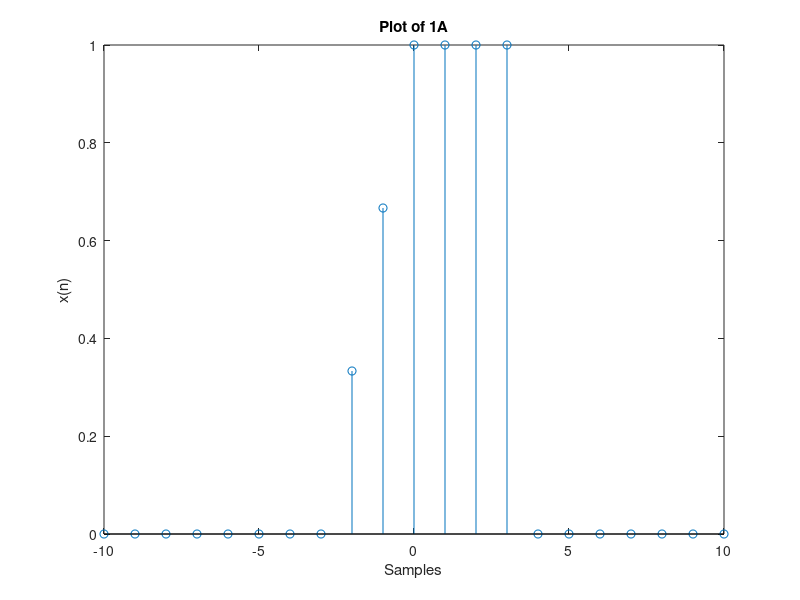
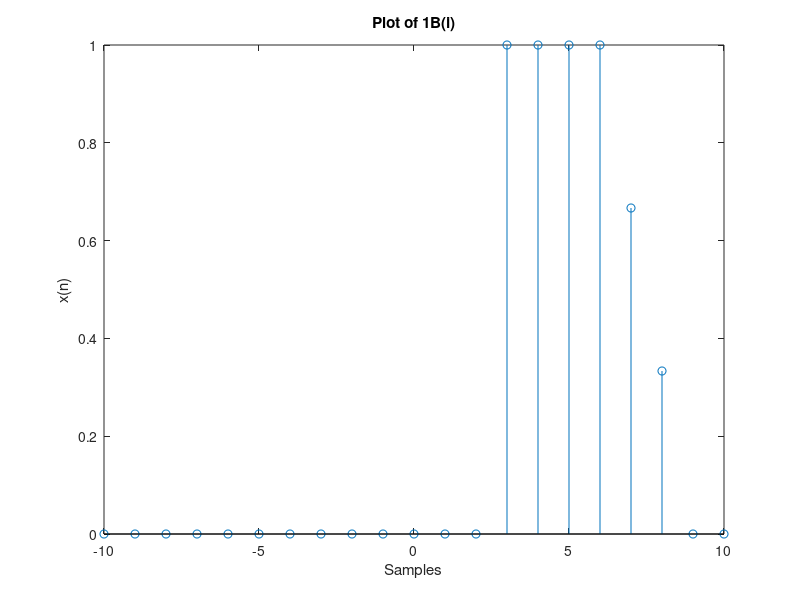
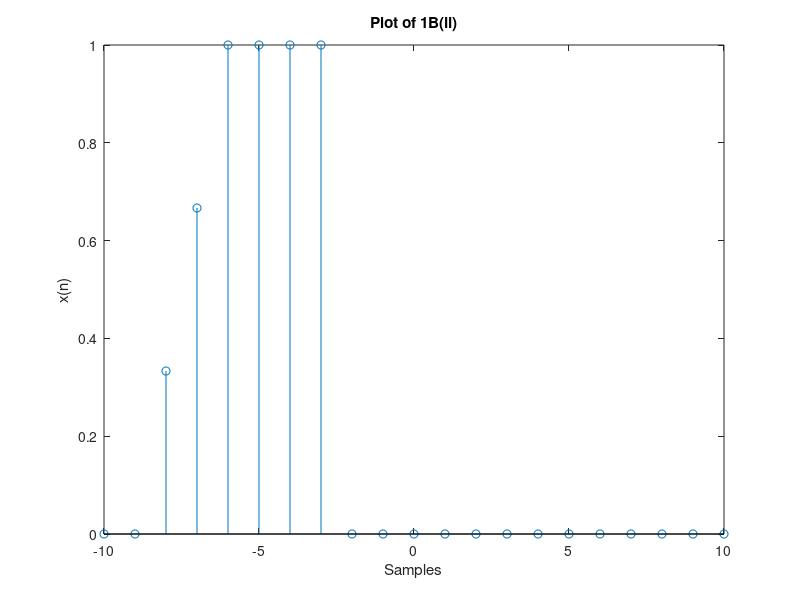
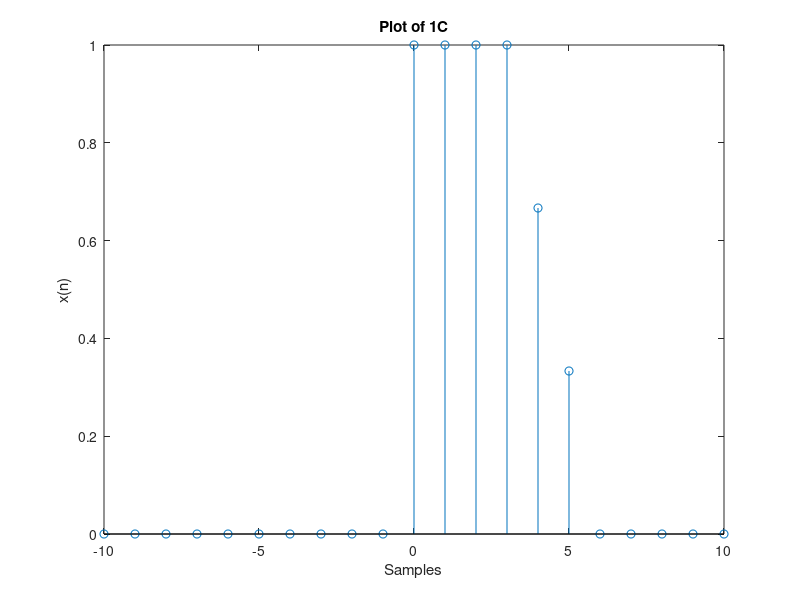

The MATLAB source for these figures, in order: (Note: this script raises an error after producing the figures.)
%!-------------------------------------------------------------------------------------------------
%! DSP HW2 #2
%!  - Plot x(n) = {1 + n/3, -3<= n <= -1;
%!                 1, 0<= n <= 3;
%!                 0, elsewhere}
%!  - Plot folded the shifted copy by 6 samples
%!  - Plot shifted copy by 6 samples then fliped
%!  - Express as terms of u(n) and delta function
%!-------------------------------------------------------------------------------------------------

% Enviorment setup
clear; close all;
addpath([fileparts(mfilename('fullpath')), '/../../functions']);
n = linspace(-10, 10, 21);
indexs = 8:14;
delay = 6; 

% Function
x_n = zeros(21, 1);             % Create array to hold x(n)
x_n(8:10) = 1 + n(8:10) ./ 3;   % Solve for -3 <= n <= -1
x_n(11:14) = 1;                 % Solve for 0 <= n <= 3

% Plot
figure(1)
stem(n, x_n)
xlabel('Samples')
ylabel('x(n)')
title('Plot of 1A')

% 2B(i)
x_n_b1_pre_delay = flip(x_n);                       % Flip the array first                   
x_n_b1 = zeros(21, 1);          
x_n_b1(indexs+delay) = x_n_b1_pre_delay(indexs);    % Delay values

figure(2)
stem(n, x_n_b1)
xlabel('Samples')
ylabel('x(n)')
title('Plot of 1B(i)')

% 2B(ii)
x_n_b2 = zeros(21, 1);    
x_n_b2(indexs+delay) = x_n_b1_pre_delay(indexs);    % Delay values
x_n_b2 = flip(x_n_b2);                              % Flip the array first

figure(3)
stem(n, x_n_b2)
xlabel('Samples')
ylabel('x(n)')
title('Plot of 1B(ii)')

% 2C
x_n_c_pre_delay = flip(x_n);                        % Flip the array first                   
x_n_c = zeros(21, 1); 
delay = 3;
x_n_c(indexs+delay) = x_n_c_pre_delay(indexs);      % Delay values

figure(4)
stem(n, x_n_c)
xlabel('Samples')
ylabel('x(n)')
title('Plot of 1C')

% 2E
% Use impulse and unit_step that are derived from DSP m-file Help Manual
x_n = impulse(-2, n) ./3 + 2 .* impulse(-1, n) ./ 3 + unit_step(0, n) - unit_step(4, n);

% Plot
figure(5)
stem(n, x_n)
xlabel('Samples')
ylabel('x(n)')
title('Plot of 1E')
